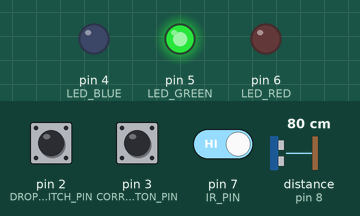
Simulated run of this sketch. Board: Arduino Leonardo, built for the host (arithmetic inside an expression is 32-bit, double 64-bit). Parts: output pins drawn as LEDs (lit = HIGH). Wiring (inferred from the names in the program): ultrasonic range finder: trigger pin 9; echo pin 8. Inputs (shaded band) come from the test bench; at power-on: pin 2 (DROPOUT_SWITCH_PIN) HIGH, pin 3 (CORRUPT_BUTTON_PIN) HIGH, pin 7 (IR_PIN) HIGH, distance to the obstacle (sensor on pin 8) 80 cm. The echo pulse lasts 58.3 µs per cm; random numbers use the default seed unless the sketch sets one; pins used as bus, display or sensor lines are not drawn.

Above: at 1.2 s.
1.3 s: pin 2 (DROPOUT_SWITCH_PIN) pulled LOW for 0.15 s
At 1.51 s:
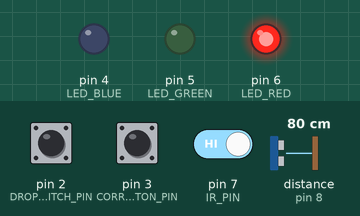
3.1 s: pin 2 (DROPOUT_SWITCH_PIN) pulled LOW for 3.2 s
At 7.6 s:
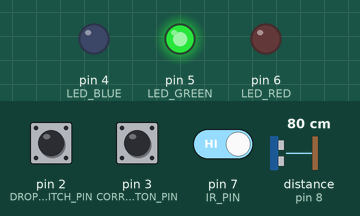
7.9 s: pin 3 (CORRUPT_BUTTON_PIN) pulled LOW for 0.15 s
At 8.9 s:
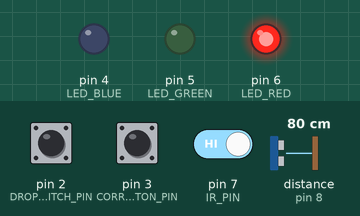
Timing chart, 0 to 10.9 s (numbered marks = the images above; inputs shaded):
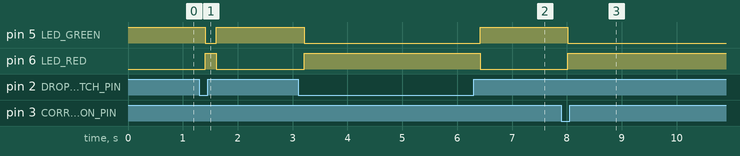

The sketch:

mega_sensor_hub.ino
```cpp
// Mega side - reads the ultrasonic + IR, handles the fault switches, drives the LEDs
// sends everything to the ESP32 over Serial1 as JSON

#include <ArduinoJson.h>

const int TRIG_PIN = 9;
const int ECHO_PIN = 8;
const int IR_PIN = 7;

const int DROPOUT_SWITCH_PIN = 2;   // LOW when pressed (pullup)
const int CORRUPT_BUTTON_PIN = 3;

const int LED_GREEN = 5;
const int LED_RED = 6;
const int LED_BLUE = 4;

bool corruptModeUltrasonic = false;
bool lastCorruptButtonState = HIGH;
unsigned long lastSendTime = 0;
const unsigned long SEND_INTERVAL_MS = 200; // 5 Hz telemetry

void setup() {
  Serial.begin(115200);   // USB debug
  Serial1.begin(115200);  // link to ESP32

  pinMode(TRIG_PIN, OUTPUT);
  pinMode(ECHO_PIN, INPUT);
  pinMode(IR_PIN, INPUT);
  pinMode(DROPOUT_SWITCH_PIN, INPUT_PULLUP);
  pinMode(CORRUPT_BUTTON_PIN, INPUT_PULLUP);
  pinMode(LED_GREEN, OUTPUT);
  pinMode(LED_RED, OUTPUT);
  pinMode(LED_BLUE, OUTPUT);

  digitalWrite(LED_GREEN, HIGH);
}

long readUltrasonicCm() {
  digitalWrite(TRIG_PIN, LOW);
  delayMicroseconds(2);
  digitalWrite(TRIG_PIN, HIGH);
  delayMicroseconds(10);
  digitalWrite(TRIG_PIN, LOW);

  long duration = pulseIn(ECHO_PIN, HIGH, 30000);
  if (duration == 0) return -1; // timed out, no echo
  return duration / 58;
}

void checkCorruptButton() {
  bool state = digitalRead(CORRUPT_BUTTON_PIN);
  if (state == LOW && lastCorruptButtonState == HIGH) {
    corruptModeUltrasonic = !corruptModeUltrasonic; // toggle on press
  }
  lastCorruptButtonState = state;
}

void checkIncomingCommands() {
  while (Serial1.available()) {
    String line = Serial1.readStringUntil('\n');
    line.trim();
    if (line == "CORRUPT:ON") corruptModeUltrasonic = true;
    else if (line == "CORRUPT:OFF") corruptModeUltrasonic = false;
  }
}

void sendTelemetry() {
  bool dropoutActive = (digitalRead(DROPOUT_SWITCH_PIN) == LOW);

  long ultrasonicCm = dropoutActive ? -1 : readUltrasonicCm();
  if (corruptModeUltrasonic && !dropoutActive) {
    ultrasonicCm = random(500, 900); // out of the sensor's real range on purpose
  }

  int irState = digitalRead(IR_PIN);

  StaticJsonDocument<256> doc;
  doc["src"] = "mega";
  doc["ts"] = millis();

  JsonObject u = doc.createNestedObject("ultrasonic");
  u["value_cm"] = ultrasonicCm;
  u["fault_sim"] = dropoutActive ? "dropout" : (corruptModeUltrasonic ? "corrupt" : "none");

  JsonObject ir = doc.createNestedObject("ir");
  ir["value"] = irState;
  ir["fault_sim"] = "none";

  serializeJson(doc, Serial1);
  Serial1.println();

  digitalWrite(LED_RED, (dropoutActive || corruptModeUltrasonic) ? HIGH : LOW);
  digitalWrite(LED_GREEN, (dropoutActive || corruptModeUltrasonic) ? LOW : HIGH);
}

void loop() {
  checkCorruptButton();
  checkIncomingCommands();

  if (millis() - lastSendTime >= SEND_INTERVAL_MS) {
    lastSendTime = millis();
    sendTelemetry();
  }
}
```

Measured:
- after the input at 1.3 s, pin 5 (LED_GREEN): HIGH → LOW after 0.11 s, → HIGH 0.21 s later; pin 6 (LED_RED): LOW → HIGH after 0.11 s, → LOW 0.21 s later
- after the input at 3.1 s, pin 5 (LED_GREEN): HIGH → LOW after 0.11 s, → HIGH 3.2 s later; pin 6 (LED_RED): LOW → HIGH after 0.11 s, → LOW 3.2 s later
- after the input at 7.9 s, pin 5 (LED_GREEN): HIGH → LOW after 0.12 s; pin 6 (LED_RED): LOW → HIGH after 0.12 s
